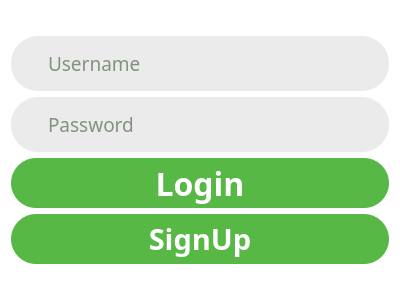
<?xml version="1.0" encoding="UTF-8"?>
<ui version="4.0">
 <class>Dialog</class>
 <widget class="QDialog" name="Dialog">
  <property name="geometry">
   <rect>
    <x>0</x>
    <y>0</y>
    <width>400</width>
    <height>300</height>
   </rect>
  </property>
  <property name="sizePolicy">
   <sizepolicy hsizetype="Preferred" vsizetype="Preferred">
    <horstretch>0</horstretch>
    <verstretch>0</verstretch>
   </sizepolicy>
  </property>
  <property name="windowTitle">
   <string>Dialog</string>
  </property>
  <property name="windowIcon">
   <iconset>
    <normaloff>resources/shalqam.png</normaloff>resources/shalqam.png</iconset>
  </property>
  <property name="styleSheet">
   <string notr="true">background-color: rgb(255, 255, 255);</string>
  </property>
  <layout class="QVBoxLayout" name="verticalLayout_4">
   <item>
    <layout class="QVBoxLayout" name="verticalLayout_3">
     <item>
      <layout class="QHBoxLayout" name="horizontalLayout">
       <item>
        <layout class="QVBoxLayout" name="verticalLayout">
         <item>
          <widget class="QLineEdit" name="username_lineEdit">
           <property name="font">
            <font>
             <family>Josefin Slab</family>
             <pointsize>14</pointsize>
            </font>
           </property>
           <property name="styleSheet">
            <string notr="true">QLineEdit{
    color: #1b3815;
    line-height: 1.2;
    position: relative;
    width: 100%;
    height: 55px;
    background: #ebebeb;
    border-radius: 27px;
    padding: 0 35px 0 35px;
}</string>
           </property>
           <property name="placeholderText">
            <string>Username</string>
           </property>
          </widget>
         </item>
         <item>
          <widget class="QLineEdit" name="password_lineEdit">
           <property name="font">
            <font>
             <family>Josefin Slab</family>
             <pointsize>14</pointsize>
            </font>
           </property>
           <property name="styleSheet">
            <string notr="true">QLineEdit{
    color: #1b3815;
    line-height: 1.2;
    position: relative;
    width: 100%;
    height: 55px;
    background: #ebebeb;
    border-radius: 27px;
    padding: 0 35px 0 35px;
}</string>
           </property>
           <property name="placeholderText">
            <string>Password</string>
           </property>
          </widget>
         </item>
        </layout>
       </item>
      </layout>
     </item>
     <item>
      <widget class="QPushButton" name="login_pushButton">
       <property name="font">
        <font>
         <family>Josefin Slab</family>
         <pointsize>24</pointsize>
         <weight>75</weight>
         <bold>true</bold>
        </font>
       </property>
       <property name="styleSheet">
        <string notr="true">QPushButton{
    padding: 0 20px;
    width: 100%;
    height: 50px;
    background-color: #57b846;
    border-radius: 25px;
    color: #fff;
    line-height: 1.2;
}
</string>
       </property>
       <property name="text">
        <string>Login</string>
       </property>
      </widget>
     </item>
     <item>
      <widget class="QPushButton" name="signup_pushButton">
       <property name="font">
        <font>
         <family>Josefin Slab</family>
         <pointsize>22</pointsize>
         <weight>75</weight>
         <bold>true</bold>
        </font>
       </property>
       <property name="styleSheet">
        <string notr="true">QPushButton#signup_pushButton{
    padding: 0 20px;
    width: 100%;
    height: 50px;
    background-color: #57b846;
    border-radius: 25px;
    color: #fff;
    line-height: 1.2;
}</string>
       </property>
       <property name="text">
        <string>SignUp</string>
       </property>
      </widget>
     </item>
    </layout>
   </item>
  </layout>
 </widget>
 <resources/>
 <connections/>
</ui>
